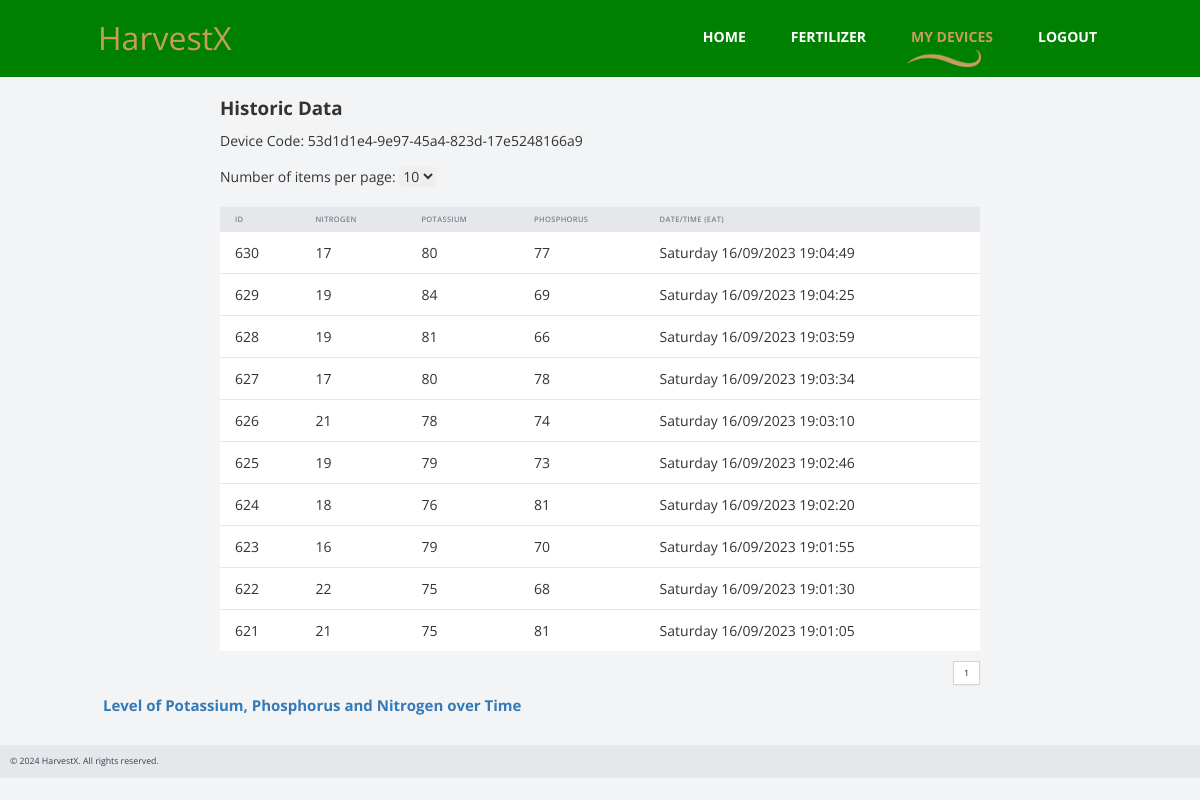
/historic_data/20, run on an earlier commit of the app's database.
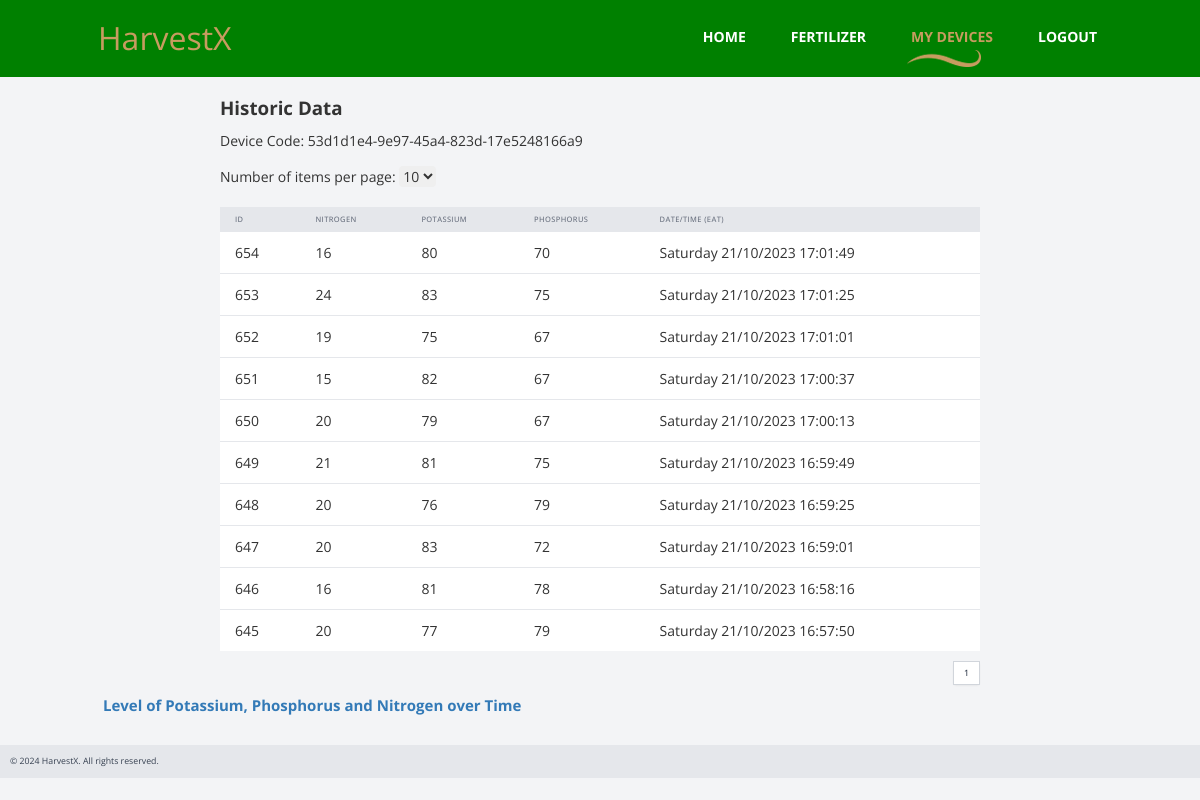
And on a later commit of the database.
### app.py (models this page shows)
class Data(db.Model):
    id = db.Column(db.Integer, primary_key=True)
    nitrogen = db.Column(db.Integer)
    potassium = db.Column(db.Integer)
    phosphorus = db.Column(db.Integer)
    user_id = db.Column(db.Integer)
    device_id = db.Column(db.Integer)
    datetime = db.Column(db.DateTime, default=datetime.utcnow)

### app.py (the view)
@app.route('/historic_data/<int:device_id>', methods=['GET'])
def historic_data(device_id):
    page = request.args.get('page', 1, type=int)
    items_per_page = int(request.args.get('items_per_page', 10))
    data_list = Data.query.filter_by(device_id=device_id).order_by(Data.datetime.desc()).paginate(page=page,
                                                                                                  per_page=items_per_page)
    pages = data_list.pages
    device_code = Device.query.get(device_id)
    return render_template('historic_data.html', device_id=device_id, page=page, device_code=device_code.device_code,
                           data_list=data_list, pages=pages, items_per_page=items_per_page)

### app.py (called while the page is built)
def datetimeformat(value, date_format='%A %d/%m/%Y %H:%M:%S'):
    if not value:
        return None
    local_timezone = pytz.timezone('Africa/Nairobi')
    local_time = value.replace(tzinfo=pytz.utc).astimezone(local_timezone)
    """Format a datetime object as a string."""
    return local_time.strftime(date_format)

### templates/historic_data.html (shortened to what this page needs)
{% extends "layout.html" %}
{% block nav %}
<li><a href="/index.html">Home</a></li>
<li><a href="/FertilizerRecommendation" >Fertilizer</a></li>
<li><a href="/devices" class="active" >My Devices</a></li>
     <li><a href="{{ url_for("logout") }}" >Logout</a></li>
{% endblock %}
{% block body %}
<body class="bg-gray-100">
    <div class="max-w-7xl mx-auto px-4 sm:px-6 lg:px-8">
        <h1 class="text-3xl font-bold mt-8">Historic Data</h1>
        <p class="mt-4">Device Code: {{ device_code }}</p>
        <p class="mt-4">Number of items per page:
            <select id="itemsPerPage" class="mt-2 rounded-md border-gray-300 focus:border-indigo-500 focus:ring-1 focus:ring-indigo-500 focus:outline-none">
                <option value="10" {% if items_per_page == 10 %}selected{% endif %}>10</option>
            </select>
        </p>
    </div>
    <div class="max-w-7xl mx-auto px-4 sm:px-6 lg:px-8 mt-8">
        <div class="overflow-x-auto">
            <table class="table-auto w-full">
                <thead>
                    <tr class="bg-gray-200">
                        <th class="px-6 py-3 text-left text-xs font-medium text-gray-500 uppercase tracking-wider">ID</th>
                        <th class="px-6 py-3 text-left text-xs font-medium text-gray-500 uppercase tracking-wider">Nitrogen</th>
                        <th class="px-6 py-3 text-left text-xs font-medium text-gray-500 uppercase tracking-wider">Potassium</th>
                        <th class="px-6 py-3 text-left text-xs font-medium text-gray-500 uppercase tracking-wider">Phosphorus</th>
                        <th class="px-6 py-3 text-left text-xs font-medium text-gray-500 uppercase tracking-wider">Date/Time (EAT)</th>
                    </tr>
                </thead>
                <tbody class="bg-white divide-y divide-gray-200">
                    {% for data in data_list %}
                    <tr>
                        <td class="px-6 py-4 whitespace-nowrap">{{ data.id }}</td>
                        <td class="px-6 py-4 whitespace-nowrap">{{ data.nitrogen }}</td>
                        <td class="px-6 py-4 whitespace-nowrap">{{ data.potassium }}</td>
                        <td class="px-6 py-4 whitespace-nowrap">{{ data.phosphorus }}</td>
                        <td class="px-6 py-4 whitespace-nowrap">{{ data.datetime|datetimeformat }}</td>
                    </tr>
                    {% endfor %}
                </tbody>
            </table>
        </div>
        <div class="flex justify-end mt-4">
            <nav class="relative z-0 inline-flex rounded-md shadow-sm -space-x-px" aria-label="Pagination">
<span class="relative inline-flex items-center px-4 py-2 border border-gray-300 bg-white text-sm font-medium text-gray-700">{{ page }}</span>
</nav>
</div>
</div>
<link rel="stylesheet" href="https://cdn.jsdelivr.net/npm/c3@0.7.20/c3.min.css">
 <div class="container mx-auto my-4">
      <h1 class="text-2xl text-primary font-bold mb-4">Level of Potassium, Phosphorus and Nitrogen over Time</h1>
    </div>
</body>
{% endblock %}

What changed in the data, as far as the page shows it:
no longer on this page (row unchanged): Data: id "630", nitrogen "17", potassium "80", phosphorus "77", datetime "Saturday 16/09/2023 19:04:49"
no longer on this page (row unchanged): Data: id "629", nitrogen "19", potassium "84", phosphorus "69", datetime "Saturday 16/09/2023 19:04:25"
no longer on this page (row unchanged): Data: id "628", nitrogen "19", potassium "81", phosphorus "66", datetime "Saturday 16/09/2023 19:03:59"
no longer on this page (row unchanged): Data: id "627", nitrogen "17", potassium "80", phosphorus "78", datetime "Saturday 16/09/2023 19:03:34"
no longer on this page (row unchanged): Data: id "626", nitrogen "21", potassium "78", phosphorus "74", datetime "Saturday 16/09/2023 19:03:10"
no longer on this page (row unchanged): Data: id "625", nitrogen "19", potassium "79", phosphorus "73", datetime "Saturday 16/09/2023 19:02:46"
no longer on this page (row unchanged): Data: id "624", nitrogen "18", potassium "76", phosphorus "81", datetime "Saturday 16/09/2023 19:02:20"
no longer on this page (row unchanged): Data: id "623", nitrogen "16", potassium "79", phosphorus "70", datetime "Saturday 16/09/2023 19:01:55"
no longer on this page (row unchanged): Data: id "622", nitrogen "22", potassium "75", phosphorus "68", datetime "Saturday 16/09/2023 19:01:30"
no longer on this page (row unchanged): Data: id "621", nitrogen "21", potassium "75", phosphorus "81", datetime "Saturday 16/09/2023 19:01:05"
added Data: id "654", nitrogen "16", potassium "80", phosphorus "70", datetime "Saturday 21/10/2023 17:01:49"
added Data: id "653", nitrogen "24", potassium "83", phosphorus "75", datetime "Saturday 21/10/2023 17:01:25"
added Data: id "652", nitrogen "19", potassium "75", phosphorus "67", datetime "Saturday 21/10/2023 17:01:01"
added Data: id "651", nitrogen "15", potassium "82", phosphorus "67", datetime "Saturday 21/10/2023 17:00:37"
added Data: id "650", nitrogen "20", potassium "79", phosphorus "67", datetime "Saturday 21/10/2023 17:00:13"
added Data: id "649", nitrogen "21", potassium "81", phosphorus "75", datetime "Saturday 21/10/2023 16:59:49"
added Data: id "648", nitrogen "20", potassium "76", phosphorus "79", datetime "Saturday 21/10/2023 16:59:25"
added Data: id "647", nitrogen "20", potassium "83", phosphorus "72", datetime "Saturday 21/10/2023 16:59:01"
added Data: id "646", nitrogen "16", potassium "81", phosphorus "78", datetime "Saturday 21/10/2023 16:58:16"
added Data: id "645", nitrogen "20", potassium "77", phosphorus "79", datetime "Saturday 21/10/2023 16:57:50"
